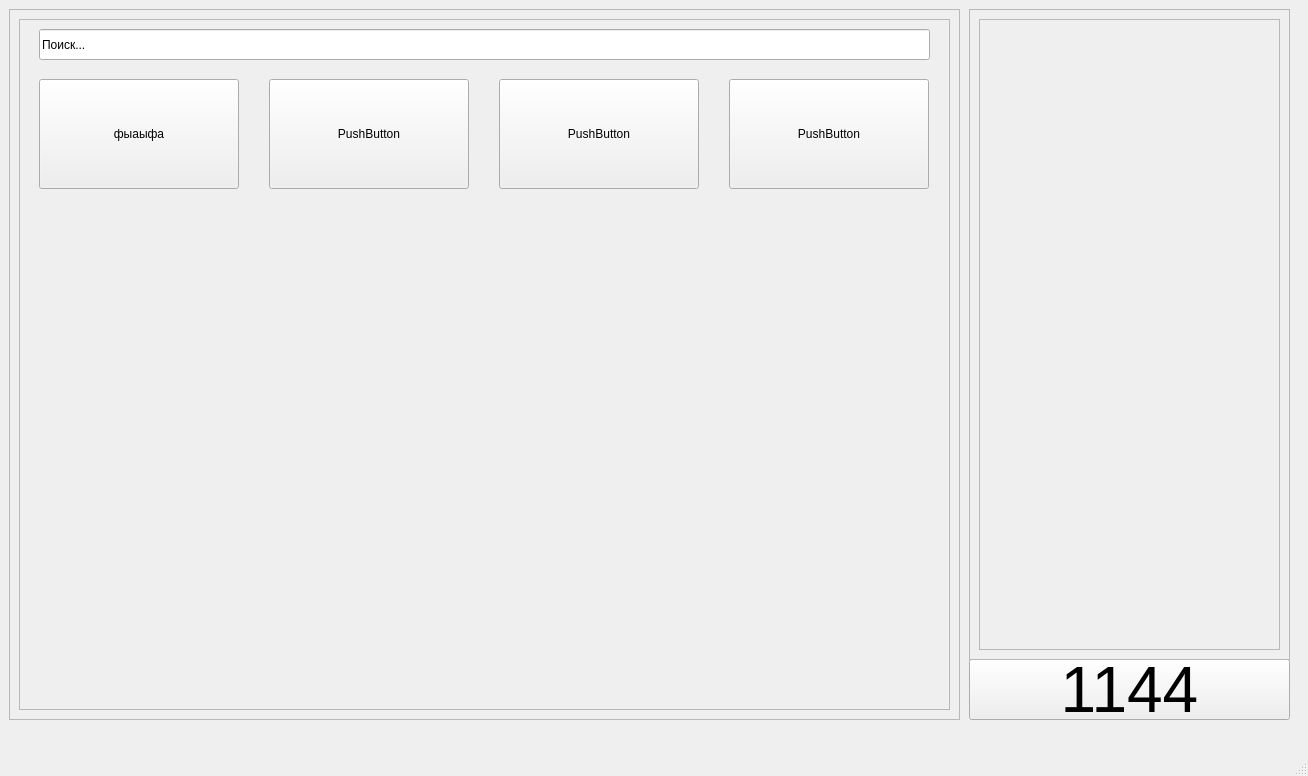
<?xml version="1.0" encoding="UTF-8"?>
<ui version="4.0">
 <class>MainWindow</class>
 <widget class="QMainWindow" name="MainWindow">
  <property name="geometry">
   <rect>
    <x>0</x>
    <y>0</y>
    <width>1308</width>
    <height>776</height>
   </rect>
  </property>
  <property name="windowTitle">
   <string>MainWindow</string>
  </property>
  <widget class="QWidget" name="centralwidget">
   <layout class="QVBoxLayout" name="verticalLayout">
    <item>
     <widget class="QWidget" name="widget" native="true">
      <widget class="QWidget" name="widget_2" native="true">
       <property name="geometry">
        <rect>
         <x>0</x>
         <y>0</y>
         <width>951</width>
         <height>731</height>
        </rect>
       </property>
       <widget class="QScrollArea" name="scrollArea">
        <property name="geometry">
         <rect>
          <x>0</x>
          <y>0</y>
          <width>951</width>
          <height>711</height>
         </rect>
        </property>
        <property name="widgetResizable">
         <bool>true</bool>
        </property>
        <widget class="QWidget" name="scrollAreaWidgetContents">
         <property name="geometry">
          <rect>
           <x>0</x>
           <y>0</y>
           <width>949</width>
           <height>709</height>
          </rect>
         </property>
         <layout class="QVBoxLayout" name="verticalLayout_2">
          <item>
           <widget class="QFrame" name="frame">
            <property name="minimumSize">
             <size>
              <width>0</width>
              <height>0</height>
             </size>
            </property>
            <property name="frameShape">
             <enum>QFrame::StyledPanel</enum>
            </property>
            <property name="frameShadow">
             <enum>QFrame::Raised</enum>
            </property>
            <widget class="QLineEdit" name="lineEdit">
             <property name="geometry">
              <rect>
               <x>20</x>
               <y>10</y>
               <width>891</width>
               <height>31</height>
              </rect>
             </property>
             <property name="text">
              <string>Поиск...</string>
             </property>
            </widget>
            <widget class="QPushButton" name="pushButton">
             <property name="geometry">
              <rect>
               <x>20</x>
               <y>60</y>
               <width>200</width>
               <height>110</height>
              </rect>
             </property>
             <property name="text">
              <string>фыаыфа</string>
             </property>
            </widget>
            <widget class="QPushButton" name="pushButton_3">
             <property name="geometry">
              <rect>
               <x>250</x>
               <y>60</y>
               <width>200</width>
               <height>110</height>
              </rect>
             </property>
             <property name="text">
              <string>PushButton</string>
             </property>
            </widget>
            <widget class="QPushButton" name="pushButton_5">
             <property name="geometry">
              <rect>
               <x>480</x>
               <y>60</y>
               <width>200</width>
               <height>110</height>
              </rect>
             </property>
             <property name="text">
              <string>PushButton</string>
             </property>
            </widget>
            <widget class="QPushButton" name="pushButton_6">
             <property name="geometry">
              <rect>
               <x>710</x>
               <y>60</y>
               <width>200</width>
               <height>110</height>
              </rect>
             </property>
             <property name="text">
              <string>PushButton</string>
             </property>
            </widget>
           </widget>
          </item>
         </layout>
        </widget>
       </widget>
      </widget>
      <widget class="QWidget" name="widget_3" native="true">
       <property name="geometry">
        <rect>
         <x>960</x>
         <y>0</y>
         <width>341</width>
         <height>721</height>
        </rect>
       </property>
       <widget class="QPushButton" name="pushButton_2">
        <property name="geometry">
         <rect>
          <x>0</x>
          <y>650</y>
          <width>321</width>
          <height>61</height>
         </rect>
        </property>
        <property name="font">
         <font>
          <pointsize>48</pointsize>
         </font>
        </property>
        <property name="text">
         <string>1144</string>
        </property>
       </widget>
       <widget class="QScrollArea" name="scrollArea_2">
        <property name="geometry">
         <rect>
          <x>0</x>
          <y>0</y>
          <width>321</width>
          <height>651</height>
         </rect>
        </property>
        <property name="widgetResizable">
         <bool>true</bool>
        </property>
        <widget class="QWidget" name="scrollAreaWidgetContents_2">
         <property name="geometry">
          <rect>
           <x>0</x>
           <y>0</y>
           <width>319</width>
           <height>649</height>
          </rect>
         </property>
         <layout class="QVBoxLayout" name="verticalLayout_3">
          <item>
           <widget class="QFrame" name="frame_2">
            <property name="minimumSize">
             <size>
              <width>0</width>
              <height>0</height>
             </size>
            </property>
            <property name="frameShape">
             <enum>QFrame::StyledPanel</enum>
            </property>
            <property name="frameShadow">
             <enum>QFrame::Raised</enum>
            </property>
           </widget>
          </item>
         </layout>
        </widget>
       </widget>
      </widget>
     </widget>
    </item>
   </layout>
  </widget>
  <widget class="QMenuBar" name="menubar">
   <property name="geometry">
    <rect>
     <x>0</x>
     <y>0</y>
     <width>1308</width>
     <height>21</height>
    </rect>
   </property>
  </widget>
  <widget class="QStatusBar" name="statusbar"/>
 </widget>
 <resources/>
 <connections/>
</ui>
